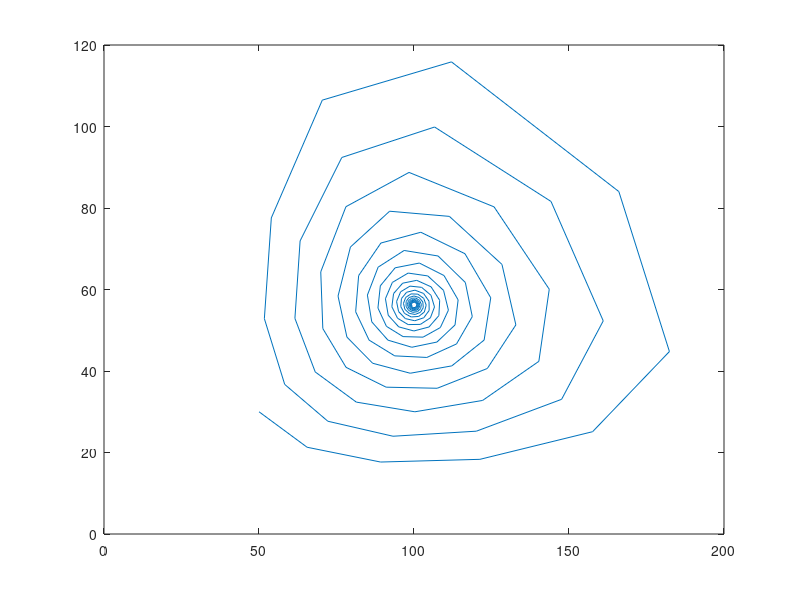

The MATLAB script that drew this image:
%1.5
g1 =  0.5;
g2 = 0.8;
g3 = 0.008;
t = 0:40;
y0 = [50; 30];

f = @(t, y) [g1 * y(1) - g3 * y(1) * y(2); -g2*y(2)+g3*y(1)*y(2)];
[t, y] = ode45(f, t, y0);
plot(t, y(:,1), t, y(:,2), t, y(:,2)./y(:,1).*100), legend('Prey', 'Predator', 'Predator to Pray factor in %');

% With increasing rate of preys the amount of predators is also increasing.
% Which after sometime leads to a decrease in prey, which causes a lot of
% predators to starve. And with only a few predators left the the prey
% population starts to increase again. Which leads finally to a circle.
g4 = 5*10^-4;
t2 = 0:200;
f2 = @(t, y) [g1 * y(1) - g3 * y(1) * y(2)- g4 * (y(1)^2); -g2*y(2)+g3*y(1)*y(2)];
[t2, y] = ode45(f2, t2, y0);
plot(t2, y(:,1), t2, y(:,2)), legend('Prey', 'Predator');
plot(y(:,1), y(:,2));